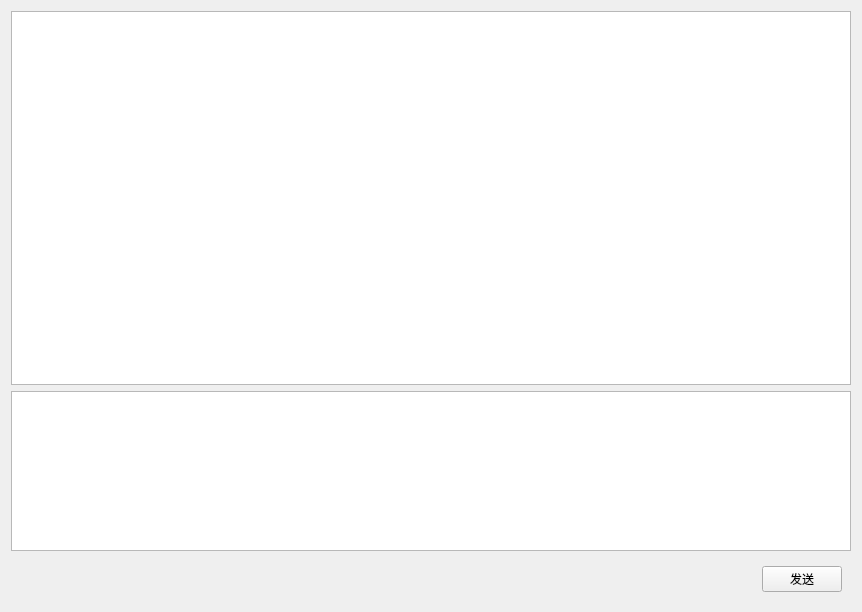
<?xml version="1.0" encoding="UTF-8"?>
<ui version="4.0">
 <class>AI_Model_Dialogue</class>
 <widget class="QWidget" name="AI_Model_Dialogue">
  <property name="geometry">
   <rect>
    <x>0</x>
    <y>0</y>
    <width>862</width>
    <height>612</height>
   </rect>
  </property>
  <property name="windowTitle">
   <string>Form</string>
  </property>
  <layout class="QVBoxLayout" name="verticalLayout">
   <item>
    <widget class="ElaPlainTextEdit" name="output_textEdit"/>
   </item>
   <item>
    <widget class="ElaPlainTextEdit" name="input_textEdit">
     <property name="maximumSize">
      <size>
       <width>16777215</width>
       <height>160</height>
      </size>
     </property>
    </widget>
   </item>
   <item>
    <widget class="QWidget" name="widget" native="true">
     <layout class="QHBoxLayout" name="horizontalLayout">
      <item>
       <spacer name="horizontalSpacer">
        <property name="orientation">
         <enum>Qt::Orientation::Horizontal</enum>
        </property>
        <property name="sizeHint" stdset="0">
         <size>
          <width>737</width>
          <height>20</height>
         </size>
        </property>
       </spacer>
      </item>
      <item>
       <widget class="ElaPushButton" name="send_pushButton">
        <property name="text">
         <string>发送</string>
        </property>
       </widget>
      </item>
     </layout>
    </widget>
   </item>
  </layout>
 </widget>
 <customwidgets>
  <customwidget>
   <class>ElaPushButton</class>
   <extends>QPushButton</extends>
   <header location="global">elapushbutton.h</header>
  </customwidget>
  <customwidget>
   <class>ElaPlainTextEdit</class>
   <extends>QTextEdit</extends>
   <header>elaplaintextedit.h</header>
  </customwidget>
 </customwidgets>
 <resources/>
 <connections/>
</ui>
